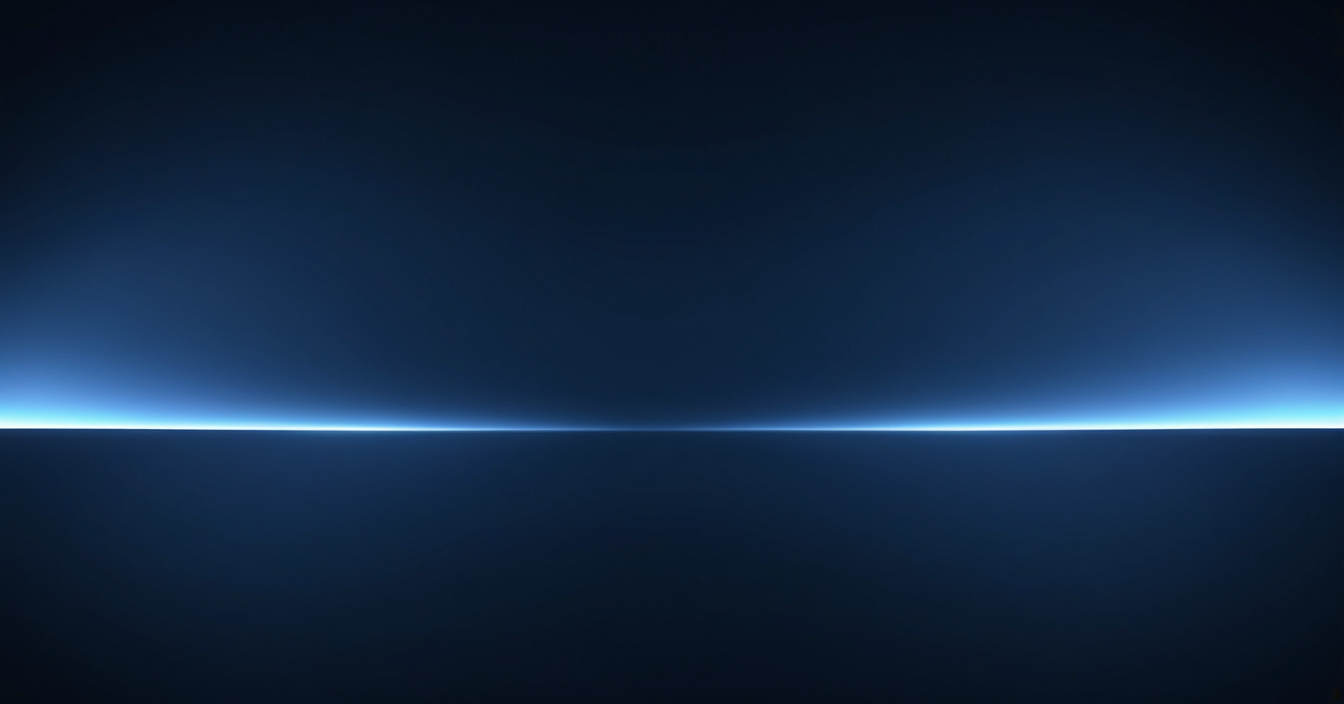
#> input picture sites/studio/brand/imagery/dark-arc.png, 1344 x 704 px
$ python social_card.py
#> lines starting #> are read from the running program, lines starting #| are printed output that depends on the picture
"""Build the 1200 x 630 social card (assets/img/social.png): the dark-arc
illustration, darkened toward navy, with the reverse horizontal lockup on top.

usage: python3 brand/imagery/social_card.py [vectorcraft-cli]   (from sites/studio)"""
import io, pathlib, re, subprocess, sys, tempfile
from PIL import Image

VC = sys.argv[1] if len(sys.argv) > 1 else "/projects/external/ArtCraft/vectorcraft/target/release/vectorcraft-cli"
HERE = pathlib.Path(__file__).resolve().parent
SITE = HERE.parent.parent
W, H = 1200, 630
NAVY = (15, 23, 32)

def lockup_png(width):
    src = (SITE / "brand/logo/parlette-studios-horizontal-reverse.svg").read_text()
    vw = float(re.search(r'viewBox="0 0 ([\d.]+)', src).group(1))
    with tempfile.TemporaryDirectory() as d:
        out = pathlib.Path(d, "l.png")
        subprocess.run([VC, "convert", str(SITE / "brand/logo/parlette-studios-horizontal-reverse.svg"),
                        str(out), "--scale", str(width / vw)], check=True, stdout=subprocess.DEVNULL)
        return Image.open(io.BytesIO(out.read_bytes())).convert("RGBA")

bg = Image.open(HERE / "dark-arc.png").convert("RGB")
#> bg is the input picture: PIL image 1344x704 RGB; mean R, G, B 18.2, 38.6, 64
scale = max(W / bg.width, H / bg.height)
#> scale = 0.895
bg = bg.resize((round(bg.width * scale), round(bg.height * scale)), Image.LANCZOS)
#> bg: PIL image 1203x630 RGB
left, top = (bg.width - W) // 2, (bg.height - H) // 2
#> left = 1; top = 0
bg = bg.crop((left, top, left + W, top + H))
#> bg: PIL image 1200x630 RGB
card = Image.blend(bg, Image.new("RGB", (W, H), NAVY), 0.35).convert("RGBA")
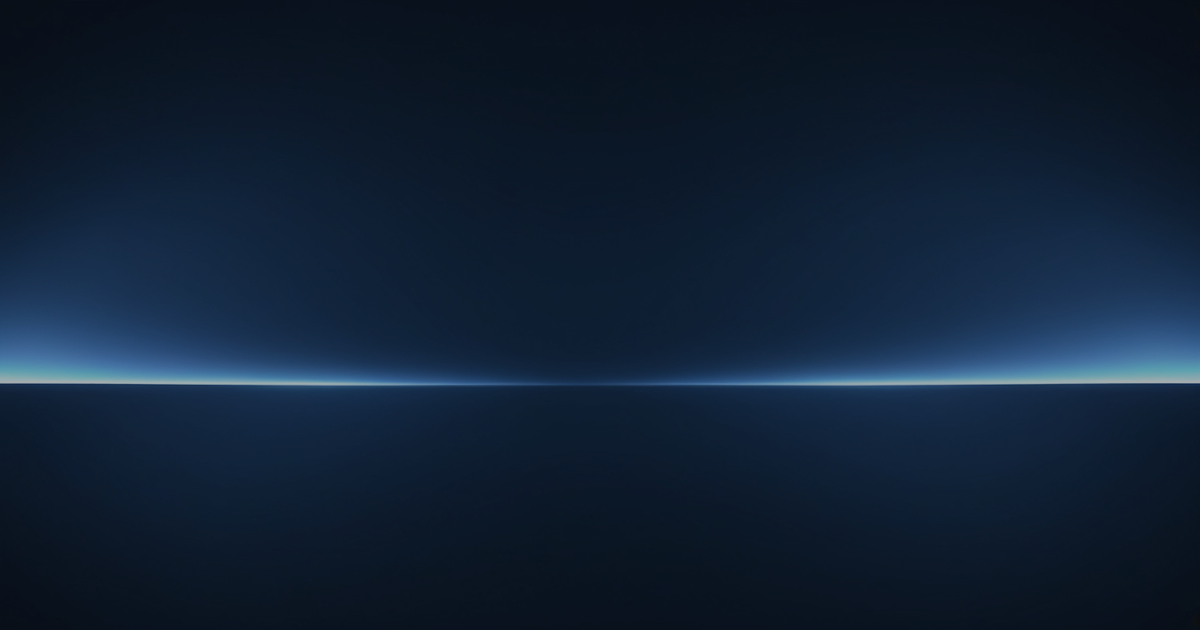
#> card: PIL image 1200x630 RGBA; mean R, G, B, A 16.6, 32.6, 52.3, 255

logo = lockup_png(720)
#> (the run stopped early here; a loop or call above may not have finished)
